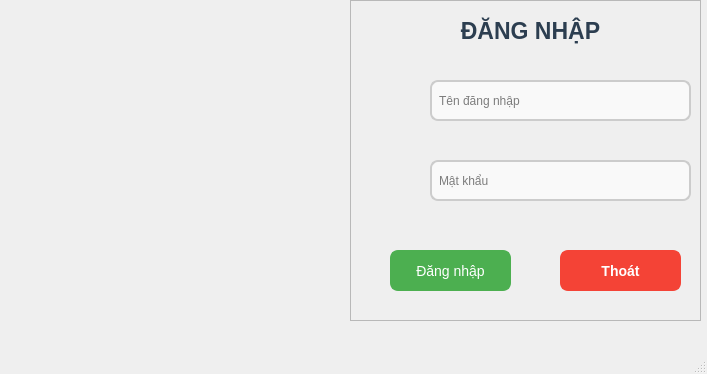
<?xml version="1.0" encoding="UTF-8"?>
<ui version="4.0">
 <class>MainWindow</class>
 <widget class="QMainWindow" name="MainWindow">
  <property name="geometry">
   <rect>
    <x>0</x>
    <y>0</y>
    <width>707</width>
    <height>374</height>
   </rect>
  </property>
  <property name="windowTitle">
   <string>MainWindow</string>
  </property>
  <widget class="QWidget" name="centralwidget">
   <widget class="QFrame" name="frame">
    <property name="geometry">
     <rect>
      <x>350</x>
      <y>0</y>
      <width>351</width>
      <height>321</height>
     </rect>
    </property>
    <property name="frameShape">
     <enum>QFrame::StyledPanel</enum>
    </property>
    <property name="frameShadow">
     <enum>QFrame::Raised</enum>
    </property>
    <widget class="QLabel" name="label">
     <property name="geometry">
      <rect>
       <x>100</x>
       <y>0</y>
       <width>161</width>
       <height>61</height>
      </rect>
     </property>
     <property name="styleSheet">
      <string notr="true">QLabel {
    font-family: 'Segoe UI', Arial;
    font-size: 23px;
    font-weight: bold;
    color: #2C3E50;
}</string>
     </property>
     <property name="text">
      <string>ĐĂNG NHẬP</string>
     </property>
     <property name="scaledContents">
      <bool>false</bool>
     </property>
     <property name="alignment">
      <set>Qt::AlignCenter</set>
     </property>
    </widget>
    <widget class="QLineEdit" name="dang_nhap">
     <property name="geometry">
      <rect>
       <x>80</x>
       <y>80</y>
       <width>261</width>
       <height>41</height>
      </rect>
     </property>
     <property name="styleSheet">
      <string notr="true">QLineEdit {
    border: 2px solid #ccc;
    border-radius: 8px;
    padding: 5px;
    background-color: #f9f9f9;
    selection-background-color: #f39c12;
}
QLineEdit:focus {
    border: 2px solid #4CAF50;
    background-color: #ffffff;
}</string>
     </property>
     <property name="text">
      <string/>
     </property>
     <property name="placeholderText">
      <string>Tên đăng nhập</string>
     </property>
    </widget>
    <widget class="QLineEdit" name="mat_khau">
     <property name="geometry">
      <rect>
       <x>80</x>
       <y>160</y>
       <width>261</width>
       <height>41</height>
      </rect>
     </property>
     <property name="styleSheet">
      <string notr="true">QLineEdit {
    border: 2px solid #ccc;
    border-radius: 8px;
    padding: 5px;
    background-color: #f9f9f9;
    selection-background-color: #f39c12;
}
QLineEdit:focus {
    border: 2px solid #4CAF50;
    background-color: #ffffff;
}</string>
     </property>
     <property name="text">
      <string/>
     </property>
     <property name="placeholderText">
      <string>Mật khẩu</string>
     </property>
    </widget>
    <widget class="QPushButton" name="btn_back">
     <property name="geometry">
      <rect>
       <x>210</x>
       <y>250</y>
       <width>121</width>
       <height>41</height>
      </rect>
     </property>
     <property name="styleSheet">
      <string notr="true">QPushButton {
    background-color: #F44336; 
    color: white;
    border: 2px solid #F44336;
    border-radius: 8px;
    padding: 8px;
    font-size: 14px;
    font-weight: bold;
}

QPushButton:hover {
    background-color: #D32F2F;
}

QPushButton:pressed {
    background-color: #B71C1C; 
}</string>
     </property>
     <property name="text">
      <string>Thoát</string>
     </property>
    </widget>
    <widget class="QPushButton" name="btn_login">
     <property name="geometry">
      <rect>
       <x>40</x>
       <y>250</y>
       <width>121</width>
       <height>41</height>
      </rect>
     </property>
     <property name="styleSheet">
      <string notr="true">QPushButton {
    background-color: #4CAF50;
    color: white;
    border: 2px solid #4CAF50;
    border-radius: 8px;
    padding: 5px;
    font-size: 14px;
}
QPushButton:hover {
    background-color: #45a049;
}
QPushButton:pressed {
    background-color: #388E3C;
}</string>
     </property>
     <property name="text">
      <string>Đăng nhập</string>
     </property>
    </widget>
    <widget class="QLabel" name="label_3">
     <property name="geometry">
      <rect>
       <x>20</x>
       <y>80</y>
       <width>55</width>
       <height>41</height>
      </rect>
     </property>
     <property name="styleSheet">
      <string notr="true">border-image: url(:/img/khach_hang.jpg);</string>
     </property>
     <property name="text">
      <string/>
     </property>
    </widget>
    <widget class="QLabel" name="label_4">
     <property name="geometry">
      <rect>
       <x>20</x>
       <y>160</y>
       <width>55</width>
       <height>41</height>
      </rect>
     </property>
     <property name="styleSheet">
      <string notr="true">border-image: url(:/img/matkhau.jpg);</string>
     </property>
     <property name="text">
      <string/>
     </property>
    </widget>
   </widget>
   <widget class="QLabel" name="label_2">
    <property name="geometry">
     <rect>
      <x>0</x>
      <y>0</y>
      <width>351</width>
      <height>331</height>
     </rect>
    </property>
    <property name="styleSheet">
     <string notr="true">border-image: url(:/img/anhdangnhap.jpg);</string>
    </property>
    <property name="text">
     <string/>
    </property>
   </widget>
  </widget>
  <widget class="QMenuBar" name="menubar">
   <property name="geometry">
    <rect>
     <x>0</x>
     <y>0</y>
     <width>707</width>
     <height>26</height>
    </rect>
   </property>
  </widget>
  <widget class="QStatusBar" name="statusbar"/>
 </widget>
 <resources>
  <include location="image/fucter.qrc"/>
 </resources>
 <connections/>
</ui>
